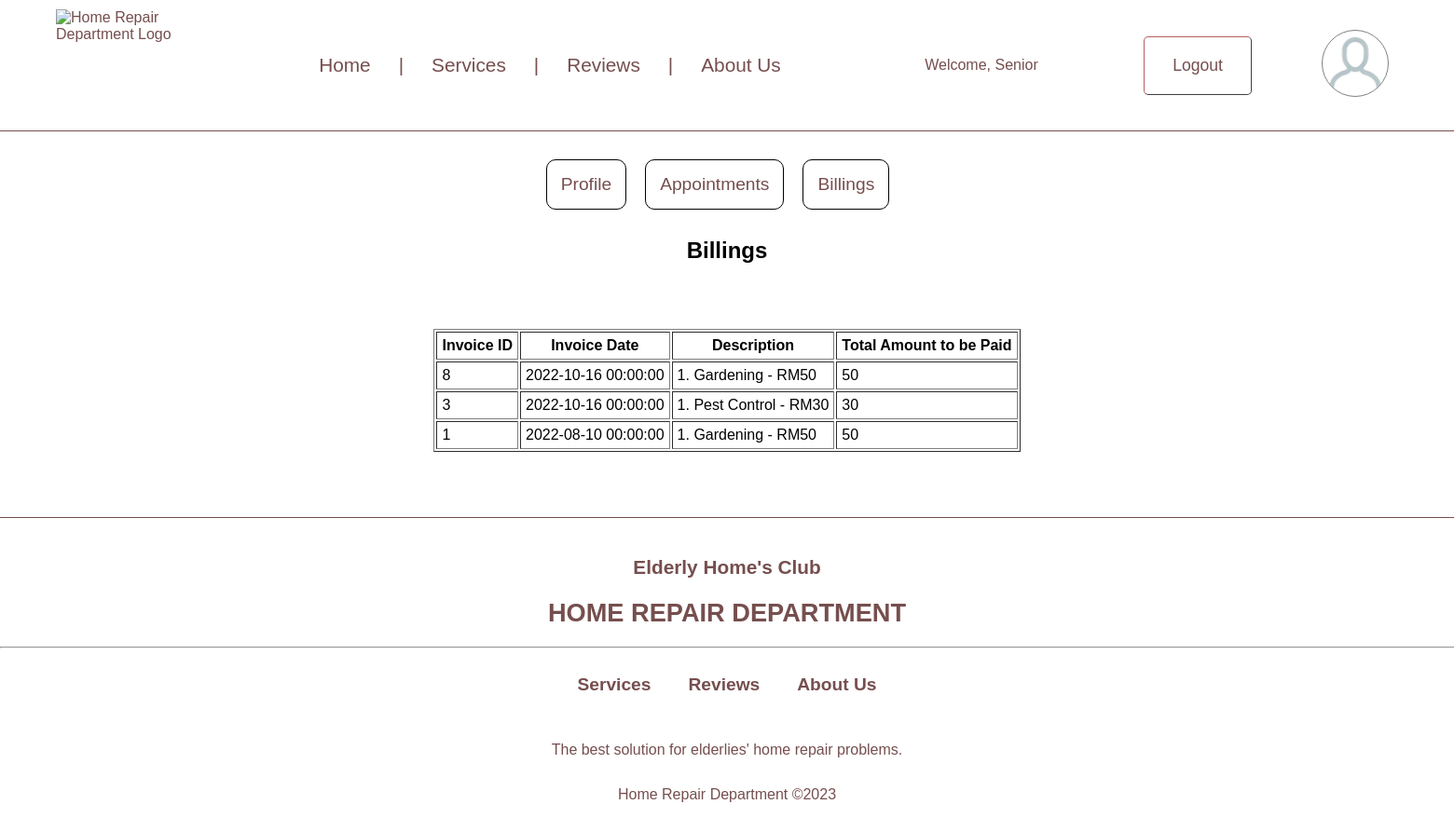
Screenshot of /my_bills.php (signed in) with the database file from the repository.
### tables this page shows
CREATE TABLE IF NOT EXISTS `invoice` (
  `invoice_id` int NOT NULL AUTO_INCREMENT,
  `invoice_date` timestamp NOT NULL DEFAULT CURRENT_TIMESTAMP,
  `invoice_description` varchar(500) NOT NULL,
  `invoice_total` tinyint(1) NOT NULL,
  `appointment_id` int DEFAULT NULL,
  `contractor_id` int DEFAULT NULL,
  PRIMARY KEY (`invoice_id`),
  KEY `appointment_id_fk_inv` (`appointment_id`),
  KEY `contractor_id_fk_inv` (`contractor_id`)
);

### public_html/my_bills.php (the view, shortened to what this page needs)
<?php
	include('database_connection.php');
    $id= $_SESSION['id'];
?>
<!DOCTYPE html>
<html lang="en">
	<head>
		<link rel="stylesheet" href="Pre-Login_Header_Footer_styles.css">
		<link rel="stylesheet" href="login_styles.css">
	</head>
	<body>
		<header>
			<div class="header flexbox">
				<div class="header_left_section">
					<img class="home_repair_logo"
						src="images/homerepairlogocropped.png"
							alt="Home Repair Department Logo"
							title="Logo of Home Repair Department"
							width="160px"/>
				</div>
				<div class="flex header_middle_section">
					<div class="nav_link_component">
						<a href="index.php">Home</a>
					</div>
					<span>|</span>
					<div class="nav_link_component">
						<a href="services.php">Services</a>
					</div>
					<span>|</span>
					<div class="nav_link_component">
						<a href="reviews.php">Reviews</a>
					</div>
					<span>|</span>
					<div class="nav_link_component" style="width: 100px">
						<a href="aboutus.php">About Us</a>
					</div>
				</div>
				<div class="flexbox header_right_section">
					<?php
						if (!empty($_SESSION['id'])){ ?>
							<div class="login_component" style="width: 160px">
								Welcome, <?php echo $_SESSION['type']?>
							</div>
							<div class="login_component">
								<button class="button">
									<a href="logout.php">Logout</a>
								</button>
							</div>
							<div class="login_component">
								<a href="
									<?php
										if($_SESSION['type'] == "Senior"){
											echo 'my';
										}elseif($_SESSION['type'] == "Admin"){
											echo 'admin';
										}elseif($_SESSION['type'] == "Contractor"){
											echo 'con';
										} ?>_profile.php">
									<img class="profile_logo"
										src="images/human.png"
										alt="User Logo"
										title="Login to Access These Features"
										width="70px" />
								</a>
							</div>
						<?php
						} ?>
				</div>
			</div>
		</header>
		<div class="flex second_nav" >
			<div class="second_nav_link">
				<a href="my_profile.php">Profile</a>
			</div>
			<div class="second_nav_link">
				<a href="my_appointments.php">Appointments</a>
			</div>
			<div class="second_nav_link">
				<a href="my_bills.php">Billings</a>
			</div>
		</div>
		<?php
			$retrieveQuery = "SELECT invoice_id, invoice_date, invoice_description, invoice_total, appointment.senior_id
				FROM invoice
					INNER JOIN appointment
					ON invoice.appointment_id = appointment.appointment_id
					INNER JOIN senior
					ON appointment.senior_id = senior.senior_id
			        WHERE appointment.senior_id = $id ORDER BY invoice_id DESC;";
			$result = mysqli_query($connection, $retrieveQuery); ?>
			<h2 style="text-align: center;">Billings</h2>
			<table width="auto" border="1" cellspacing="2" cellpadding="5" style="margin-left: auto; margin-right: auto; margin: 70px auto;">
				<tr>
					<th>Invoice ID</th>
					<th>Invoice Date</th>
					<th>Description</th>
					<th>Total Amount to be Paid</th>
				</tr>
					<?php
					while ($row = mysqli_fetch_assoc($result)){ ?>
						<tr>
							<td><?php echo $row['invoice_id'];?></td>
							<td><?php echo $row['invoice_date'];?></td>
							<td><?php echo $row['invoice_description'];?></td>
							<td><?php echo $row['invoice_total'];?>
							</td>
						</tr>
					<?php } ?>
			</table>
		<footer>
			<div>
				<div class="footer" align="center">
					<p class="subtitle">Elderly Home's Club</p>
					<p class="main_title">HOME REPAIR DEPARTMENT</p>
				<div>
				<hr width="1700px;">
				<div class="flexbox footer_nav">
					<div class="footer_nav_link">
						<a href="services.php">Services</a>
					</div>
					<div class="footer_nav_link">
						<a href="reviews.php">Reviews</a>
					</div>
					<div class="footer_nav_link">
						<a href="aboutus.php" title="Contact Us Here">About Us</a>
					</div>
				</div>
				<div class="footer_description">The best solution for elderlies' home repair problems.</div>
				<p align="center">Home Repair Department &copy;2023</p>
			</div>
		</footer>
	</body>
</html>

### public_html/Pre-Login_Header_Footer_styles.css (style rules this page uses)
.header { border-bottom: 0.1px solid rgba(73, 20, 20, 0.753); height: 140px; width: 100%; justify-content: space-between; align-items: stretch; color: rgba(73, 20, 20, 0.753); }
.flexbox { display: flex; flex-direction: row; }
.header_left_section { padding: 10px; margin: 0px 50px; }
.header_middle_section { flex: 2; margin: 0px 40px; justify-content: space-between; align-items: center; font-size: 130%; font-weight: 500; max-width: 800px; }
.nav_link_component, .login_component { margin: 0px 30px; }
.flexbox.header_right_section { margin: 0px 40px; width: 600px; justify-content: end; align-items: center; }
.button { padding: 20px 30px; font-size: 110%; background-color: rgba(255, 255, 255, 0); border-width: 0.1px; border-radius: 5px; border-color: rgba(73, 20, 20, 0.753); }
.profile_logo { border-width: 0.1px; border-style: solid; border-color: grey; border-radius: 50px; }
.footer { padding-top: 20px; color: rgba(73, 20, 20, 0.753); border-top: 0.1px solid rgba(73, 20, 20, 0.753); }
.footer .subtitle { font-size: 130%; font-weight: 600; }
.footer .main_title { font-size: 170%; font-weight: 700; margin: 20px; }
.footer_nav { justify-content: center; }
.footer_nav_link { margin: 20px; font-size: 120%; font-weight: 600; }
.footer_description { margin: 30px; }

### public_html/login_styles.css (style rules this page uses)
body { margin: 0; font-family: Arial; }
a { text-decoration: none; color: rgba(73, 20, 20, 0.753); }
.flex { display: flex; }
::placeholder { font-size: 120%; }
button { font-size: 110%; background-color: rgba(255, 255, 255, 0); border-width: 0.1px; border-radius: 5px; border-color: rgba(73, 20, 20, 0.753); padding-top: 15px; padding-left: 30px; padding-right: 30px; padding-bottom: 15px; margin: 15px; }
.button, .register { justify-content: center; }
.second_nav { justify-content: center; margin: 20px; font-size: 120%; }
.second_nav_link { border: 1px solid black; padding: 15px; margin-top: 10px; margin-bottom: 10px; margin-right: 20px; border-radius: 10px; }

### rows the page displays
invoice: invoice_id "8", invoice_date "2022-10-16 00:00:00", invoice_description "1. Gardening - RM50", invoice_total "50"
invoice: invoice_id "3", invoice_date "2022-10-16 00:00:00", invoice_description "1. Pest Control - RM30", invoice_total "30"
invoice: invoice_id "1", invoice_date "2022-08-10 00:00:00", invoice_description "1. Gardening - RM50", invoice_total "50"

### other values shown
$_SESSION['type'] "Senior"
